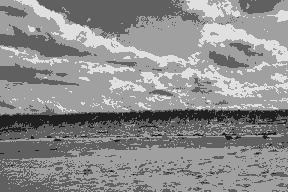
//> input picture assignment_1/source/test.jpg, 288 x 192 px
$ ./2-3 ../../assignment_1/source/test.jpg   (built with g++ and OpenCV 4)
//> lines starting //> are read from the running program, lines starting //| are printed output that depends on the picture; after the words box and inside, x2 and y2 are one past the last pixel; in counts of white or black regions, pixels touching at a corner belong together
/**
 * Use floodfill to get foreground
*/
#include <bits/stdc++.h>
#include <opencv2/opencv.hpp>
using namespace std;
cv::Point seed;
bool clicked;

// 添加 alpha 通道
cv::Mat AddAlpha(cv::Mat image, cv::Mat alpha) {
    std::vector<cv::Mat> channels;
    cv::split(image, channels);
    channels.push_back(alpha);
    cv::merge(channels, image);
    return image;
}

// 调用 floodfill 鼠标回调函数
void MouseHandler(int event, int x, int y, int flags, void *) {
    if (event == CV_EVENT_LBUTTONDOWN) {
        seed = cv::Point(x, y);

        clicked = true;
    }
    else if (event == CV_EVENT_RBUTTONDOWN) {
        clicked = false;
    }
}

int main(int argc, char const *argv[]) {
    if (argc != 2) {
        return -1;
    }
    cv::Mat image = cv::imread(argv[1]);
//> image is the input picture: 192 rows x 288 cols, CV_8UC3; min 24, max 231, mean 140.5
    cv::Mat image_for_flood = image.clone();
    if (image.empty()) {
        return -1;
    }

    cv::namedWindow("2333");
    cv::setMouseCallback("2333", MouseHandler);


    while (1) {
        cv::imshow("2333", image);
        if (cv::waitKey(50) == 'q') {
//> the left mouse button is pressed and released at (144, 96)
            break;
        }
        if (clicked) {
            clicked = false;
            int flood_flag = 8 | (255<<8); // 临近四联通 & 填充mask为255
            cv::Mat mask(image.rows+2, image.cols+2, CV_8UC1, cv::Scalar(0));
            image_for_flood = image.clone();

            cv::floodFill(image_for_flood, mask, seed,
                      cv::Scalar(0,0,255), 0,
                      cv::Scalar(10,10,10), cv::Scalar(10,10,10),
                      flood_flag);
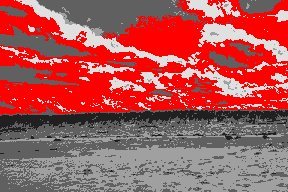
//> image_for_flood: 192 rows x 288 cols, CV_8UC3; mean B, G, R 87.2, 87.2, 172.2
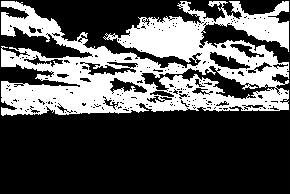
//> mask: 194 rows x 290 cols, CV_8UC1; min 0, max 255, mean 83.6
            cv::Mat foreground;
            image.copyTo(foreground, mask(cv::Rect(1, 1, image.cols, image.rows)));
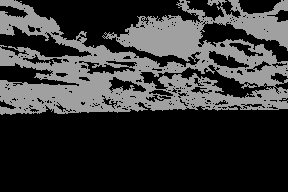
//> foreground: 192 rows x 288 cols, CV_8UC3; min 0, max 168, mean 53.3
            cv::imshow("2333", image_for_flood);
            cv::imshow("result", foreground);
            cv::imwrite("result.png", AddAlpha(image, mask(cv::Rect(1, 1, image.cols, image.rows))));
//> in AddAlpha, `channels.push_back(alpha);`:
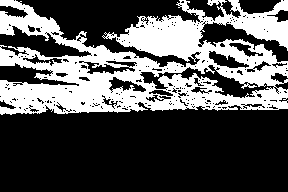
//> channels[3]: 192 rows x 288 cols, CV_8UC1; 33.3% white; 1 white region, box (x1, y1, x2, y2) and area: (0, 0, 288, 115) 18430
//> the 'q' key is pressed
            cv::waitKey();
        }
    }
    return 0;
}
